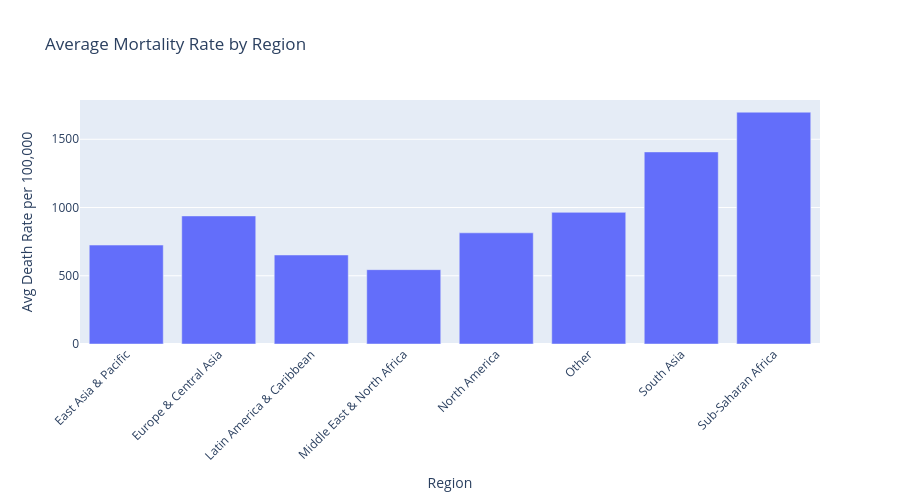

Write notebook code for a chart like this one.
### Code cell
# Regional Comparison
regional_data = df[
    (df['Sex'] == 'Both') & 
    (df['Age Group'] == 'All ages')
].groupby('Region')['Death Rate Per 100,000'].mean().reset_index()

fig = px.bar(regional_data, x='Region', y='Death Rate Per 100,000',
             title='Average Mortality Rate by Region',
             labels={'Death Rate Per 100,000': 'Avg Death Rate per 100,000'})
fig.update_layout(height=500, xaxis_tickangle=-45)
fig.show()

### Figure 1 — Plotly figure (JSON) as saved in the notebook; plotly's stock layout.template omitted (floating-point values rounded to 4 significant figures)
{"data": [{"hovertemplate": "Region=%{x}<br>Avg Death Rate per 100,000=%{y}<extra></extra>", "legendgroup": "", "marker": {"color": "#636efa", "pattern": {"shape": ""}}, "name": "", "orientation": "v", "showlegend": false, "textposition": "auto", "type": "bar", "x": ["East Asia & Pacific", "Europe & Central Asia", "Latin America & Caribbean", "Middle East & North Africa", "North America", "Other", "South Asia", "Sub-Saharan Africa"], "xaxis": "x", "y": [724.8, 938.4, 652.2, 544.6, 814.6, 964.5, 1407.0, 1698.0], "yaxis": "y"}], "layout": {"barmode": "relative", "height": 500, "legend": {"tracegroupgap": 0}, "title": {"text": "Average Mortality Rate by Region"}, "xaxis": {"anchor": "y", "domain": [0, 1], "tickangle": -45, "title": {"text": "Region"}}, "yaxis": {"anchor": "x", "domain": [0, 1], "title": {"text": "Avg Death Rate per 100,000"}}}}
